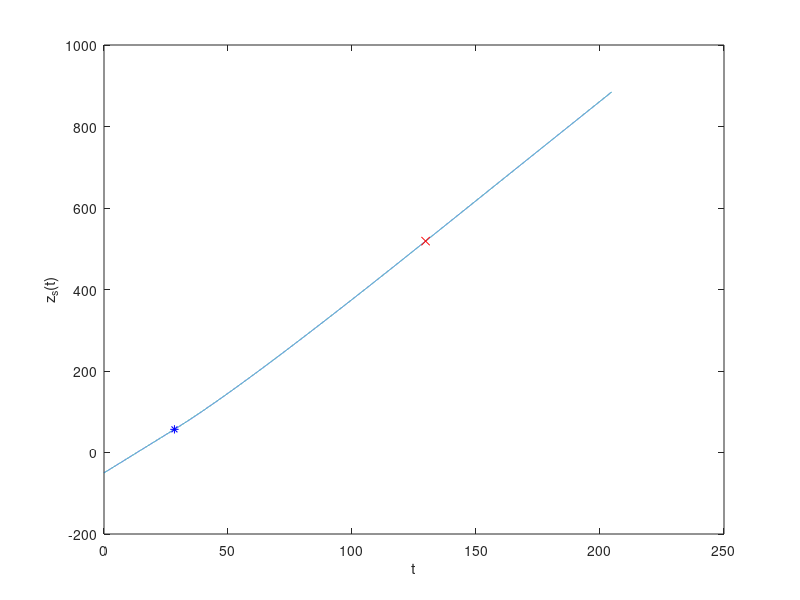

Reproduce this figure in MATLAB.
%% Code to solve for a soliton's position 
%  as it travels up a rarefaction wave
debug_on = 0;
plot_on  = 1;

% PARAMETERS
uminus = 1;    % Initial conduit mean
aminus = 5;    % Initial soliton amplitude
zminus = -50;  % Initial soliton position
uplus  = 2; % Final conduit mean

% Calculate q0 = q(c_s(a_-,u_-),u_-) based on initial soliton amplitude and initial conduit mean
csoli  = @(a,m) m./a.^2 .* ( (a+m).^2 .* (2*log(1+a./m)-1) + m.^2);
q      = @(cs,m) -4*m/(cs.^2+2*m*cs);
q0     = q(csoli(aminus,uminus),uminus);

% Ensure tunneling can happen
cminus = csoli(aminus,uminus);
cDSW   = -uminus + sqrt(uminus^2 + 8*uplus*uminus);
if cminus <= cDSW
    disp('Tunneling criterion is not satisfied.');
    disp('This is not going to work...');
    input('Return to do it anyways.');
end

% ODE right-hand side to be solved for the RW
cs = @(q,m) 1/q.*(-q*m - sqrt(q*m*(q*m-4)));

% First part: calculate soliton position before interacting with the RW
    zsM = @(t) cs(q0,1)*t + zminus;

    % Calculate where soliton catches up with RW
    t1 = zminus/(2-cs(q0,1));
    z1 = 2*t1;
    
% Second part: calculate soliton position throughout the RW
    % Calculate maximum possible time spent in the RW (based on initial speed)
    t2est = zminus/(2*uplus-cs(q0,1));
    if t2est<t1
        % Possible for this to not work
        disp('Bad end time. Using t2 = t1 + 100');
        t2est = t1+100;
    end

    % Use ODE 45 to solve the "hard part"- RW
    [tout,zsout] = ode45(@(t,zs) cs(q0,zs/(2*t)), [t1,t2est], z1);
    zsRW = @(t) interp1(tout,zsout,t,'spline','extrap');

    if debug_on
        % Plot for debugging
        figure(1); clf;
            plot(tout,zsout);
            if sum(imag(zsout))>0
                hold on;
                    plot(tout,imag(zsout),'r--');
                hold off
            end
    end

    % Find where this solution actually intersects leading edge of RW
    t2 = fzero(@(t) zsRW(t)-2*uplus*t, t2est);
        % If had to extrapolate madly, run ODE solver again
        while (t2-t2est) > 1
            t2est = t2+10;
            [tout,zsout] = ode45(@(t,zs) cs(q0,zs/(2*t)), [t1,t2est], z1);
            zsRW = @(t) interp1(tout,zsout,t,'spline','extrap');
            t2 = fzero(@(t) zsRW(t)-2*uplus*t, t2est);
        end
        zsRW = @(t) interp1(tout,zsout,t,'spline',0);
    z2 = 2*uplus*t2;
% Third part: calculate soliton position after interaction with RW
    zsP = @(t) cs(q0,uplus)*(t-t2) + z2;
   

% Combine all parts together to get full solution
zs = @(t) zsM(t) .* (t<=t1)       +...
          zsRW(t).* (t>t1 & t<t2) +...
          zsP(t) .* (t>=t2);
      
if plot_on
    % Plot results
    figure(2); clf;
        tplot = 0:0.01:(t2+75);
        plot(tplot,zs(tplot));
        hold on;
            plot(t1,z1,'b*',t2,z2,'rx');
        xlabel('t'); ylabel('z_s(t)');
end
